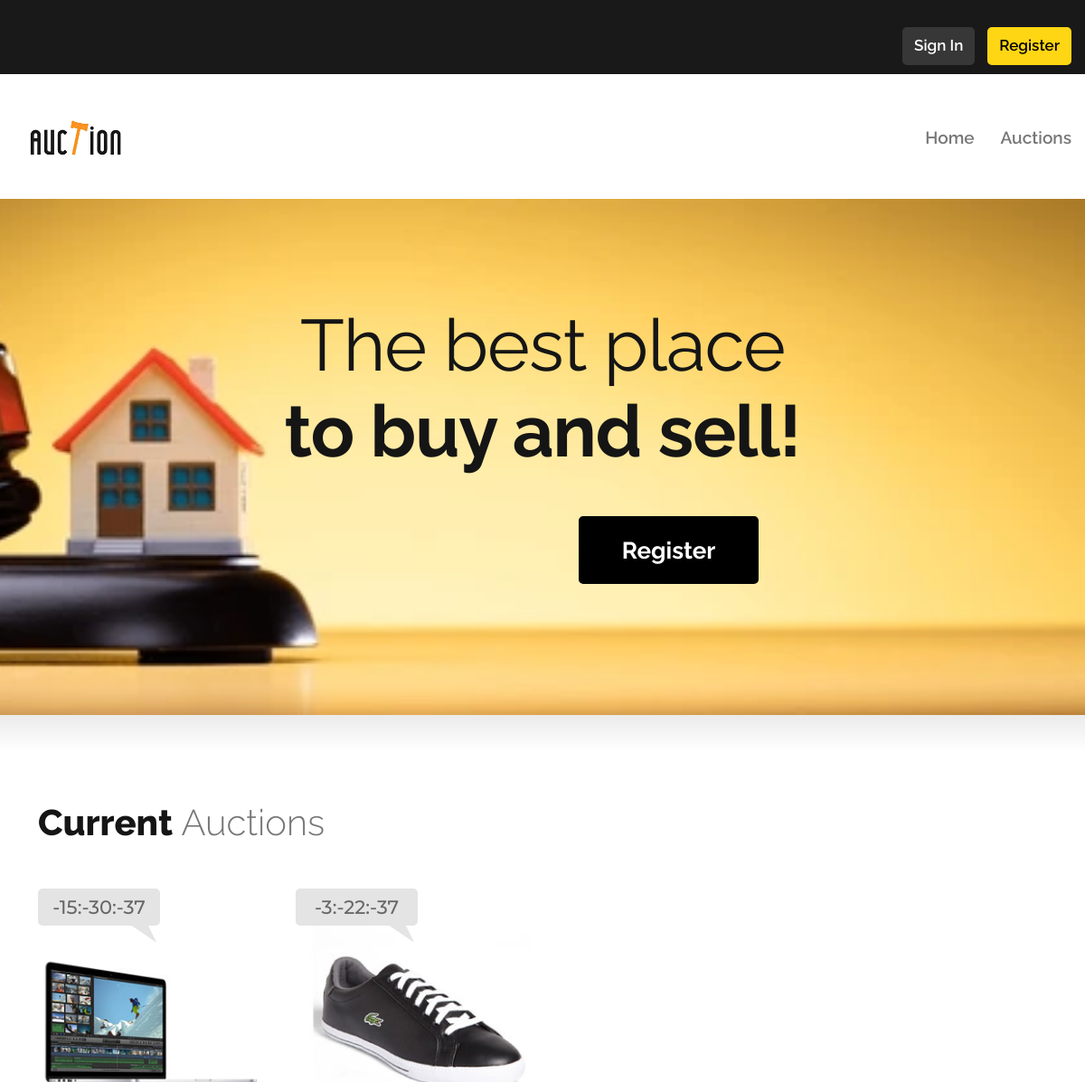
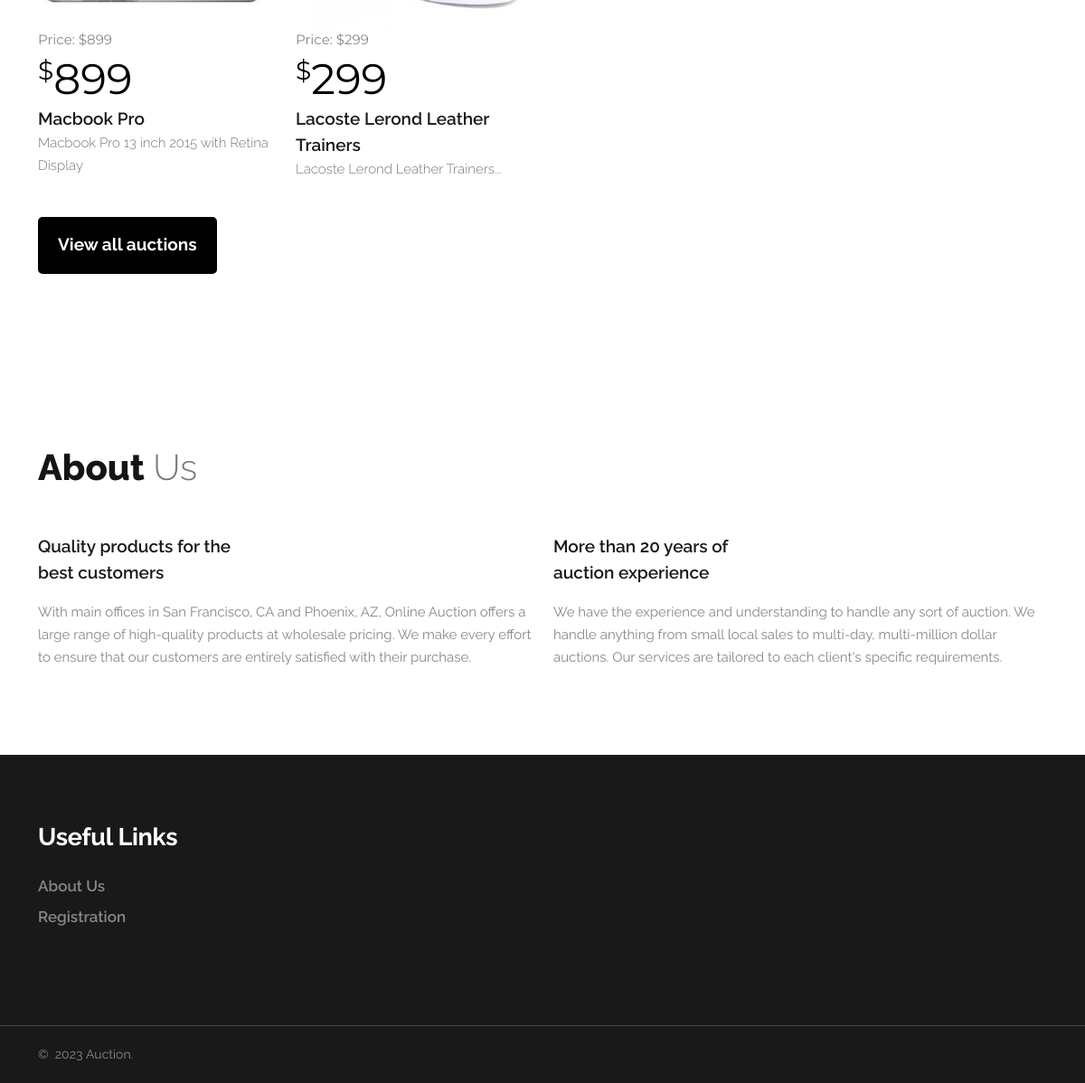
The page / on the database its author committed (2 pictures, top to bottom).
### tables this page shows
CREATE TABLE `auctions` (
  `AuctionID` int(11) NOT NULL,
  `ItemName` varchar(255) DEFAULT NULL,
  `ItemDescription` text DEFAULT NULL,
  `ItemImageURL` varchar(255) DEFAULT NULL,
  `StartingPrice` varchar(20) DEFAULT NULL,
  `CurrentPrice` varchar(20) DEFAULT NULL,
  `StartTime` datetime DEFAULT NULL,
  `EndTime` datetime DEFAULT NULL,
  `Status` enum('Open','Closed') DEFAULT NULL
);

### index.php (the view, shortened to what this page needs)
<?php
include('global-header.php');
?>
<section class="section novi-bg novi-bg-img section-xl section-banner-classic bg-primary text-center text-lg-left" style="background-image: url(hero.webp)">
  <div class="container">
    <div class="row">
      <div class="col-lg-12">
        <div class="banner-classic">
          <h1>The best place <span class="d-block font-weight-bold">to buy and sell!</span>
          </h1><a class="button button-icon button-icon-right button-black button-lg" href="register.php">Register</a>
        </div>
      </div>
    </div>
  </div>
</section>
<section class="section novi-bg novi-bg-img section-lg bg-white section-top-shadow" id="current-auction">
  <div class="container">
    <h2 class="text-center text-sm-start">Current <span class="h2-style">Auctions</span></h2>
    <div class="row row-50 mt-50">
      <?php
      $std = "SELECT * FROM Auctions WHERE Status = 'Open'";
      $result = mysqli_query($conn, $std);
      if ($result->num_rows > 0) {
        while ($row = $result->fetch_assoc()) {
      ?>
          <div class="col-xl-3 col-lg-4 col-sm-6">
            <div class="post-modern">
              <div class="post-modern-countdown countdown is-countdown" style="display:none" startTime="<?= $row['StartTime'] ?>" endTime="<?= $row['EndTime'] ?>"><span class="countdown-row countdown-amount"></span></div>
              <figure class="post-modern-figure"><img src="./<?= $row['ItemImageURL'] ?>" alt="<?= $row['ItemName'] ?>" width="270" height="108">
              </figure>
              <div class="post-modern-caption">
                <div class="post-modern-price">Price: $<?= $row['StartingPrice'] ?></div>
                <div class="post-modern-price-value"><?= $row['CurrentPrice'] ?></div>
                <h5 class="post-modern-link"><a href="#current-auction"><?= $row['ItemName'] ?></a></h5>
                <span class="h2-style" title="<?= $row['ItemDescription'] ?>"><?= mb_strlen($row['ItemDescription']) > 65 ? mb_substr($row['ItemDescription'], 0, 65) . "..." : $row['ItemDescription'] ?></span>
              </div>
            </div>
          </div>
      <?php
        }
      } else {
      }
      ?>
    </div>
    <div class="mt-xl-40 mt-50 text-center text-sm-start"><a class="button button-icon button-icon-right button-black" href="auctions.php">View all auctions</a></div>
  </div>
</section>
<section class="section novi-bg novi-bg-img section-lg" id="about">
  <div class="container">
    <div class="row row-50">
      <h2 class="text-center text-sm-start">About <span class="h2-style">Us</span></h2>
      <div class="col-lg-6">
        <div class="row row-30">
          <div class="col-12">
            <div class="box-modern">
              <div class="box-modern-header">
                <h5 class="box-modern-title" style="width: 240px">Quality products for the best customers</h5>
              </div>
              <p class="box-modern-body">With main offices in San Francisco, CA and Phoenix, AZ, Online Auction offers a large range of high-quality products at wholesale pricing. We make every effort to ensure that our customers are entirely satisfied with their purchase.</p>
            </div>
          </div>
        </div>
      </div>
      <div class="col-lg-6">
        <div class="row row-30 box-modern-index">
          <div class="col-12">
            <div class="box-modern">
              <div class="box-modern-header">
                <h5 class="box-modern-title" style="width: 240px">More than 20 years of auction experience</h5>
              </div>
              <p class="box-modern-body">We have the experience and understanding to handle any sort of auction. We handle anything from small local sales to multi-day, multi-million dollar auctions. Our services are tailored to each client's specific requirements.</p>
            </div>
          </div>
        </div>
      </div>
    </div>
  </div>
</section>
<?php
include('global-footer.php');
?>

### rows shown on the page
auctions: ItemImageURL (picture), StartingPrice "899", CurrentPrice "899", ItemName "Macbook Pro", ItemDescription "Macbook Pro 13 inch 2015 with Retina Display"
auctions: ItemImageURL (picture), StartingPrice "299", CurrentPrice "299", ItemName "Lacoste Lerond Leather Trainers", ItemDescription "Lacoste Lerond Leather Trainers..."
